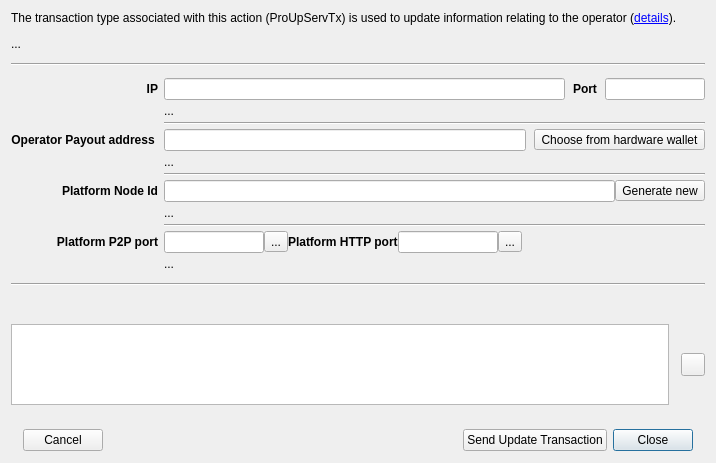
<?xml version="1.0" encoding="UTF-8"?>
<ui version="4.0">
 <class>UpdMnServiceDlg</class>
 <widget class="QDialog" name="UpdMnServiceDlg">
  <property name="geometry">
   <rect>
    <x>0</x>
    <y>0</y>
    <width>716</width>
    <height>463</height>
   </rect>
  </property>
  <property name="sizePolicy">
   <sizepolicy hsizetype="Preferred" vsizetype="Maximum">
    <horstretch>0</horstretch>
    <verstretch>0</verstretch>
   </sizepolicy>
  </property>
  <property name="windowTitle">
   <string>Update service</string>
  </property>
  <layout class="QVBoxLayout" name="verticalLayout">
   <property name="spacing">
    <number>12</number>
   </property>
   <property name="sizeConstraint">
    <enum>QLayout::SetMinimumSize</enum>
   </property>
   <property name="bottomMargin">
    <number>0</number>
   </property>
   <item>
    <widget class="QLabel" name="label">
     <property name="text">
      <string>The transaction type associated with this action (ProUpServTx) is used to update information relating to the operator (&lt;a href=&quot;https://docs.dash.org/en/stable/masternodes/maintenance.html#proupservtx&quot;&gt;details&lt;/a&gt;).</string>
     </property>
     <property name="wordWrap">
      <bool>true</bool>
     </property>
     <property name="openExternalLinks">
      <bool>true</bool>
     </property>
    </widget>
   </item>
   <item>
    <widget class="QLabel" name="lblGeneralErrorMsg">
     <property name="text">
      <string>...</string>
     </property>
    </widget>
   </item>
   <item>
    <widget class="Line" name="line_2">
     <property name="orientation">
      <enum>Qt::Horizontal</enum>
     </property>
    </widget>
   </item>
   <item>
    <widget class="QStackedWidget" name="stackedWidget">
     <property name="sizePolicy">
      <sizepolicy hsizetype="Preferred" vsizetype="Maximum">
       <horstretch>0</horstretch>
       <verstretch>0</verstretch>
      </sizepolicy>
     </property>
     <property name="currentIndex">
      <number>0</number>
     </property>
     <widget class="QWidget" name="page0">
      <property name="sizePolicy">
       <sizepolicy hsizetype="Preferred" vsizetype="Maximum">
        <horstretch>0</horstretch>
        <verstretch>0</verstretch>
       </sizepolicy>
      </property>
      <layout class="QGridLayout" name="gridLayout" rowstretch="0,0,0,0,0,0,0,0,0,0,0,0">
       <property name="sizeConstraint">
        <enum>QLayout::SetMinimumSize</enum>
       </property>
       <property name="leftMargin">
        <number>0</number>
       </property>
       <property name="topMargin">
        <number>0</number>
       </property>
       <property name="rightMargin">
        <number>0</number>
       </property>
       <property name="bottomMargin">
        <number>0</number>
       </property>
       <property name="verticalSpacing">
        <number>4</number>
       </property>
       <item row="7" column="1">
        <layout class="QHBoxLayout" name="horizontalLayout_2">
         <item>
          <widget class="QLineEdit" name="edtPlatformNodeKey">
           <property name="clearButtonEnabled">
            <bool>true</bool>
           </property>
          </widget>
         </item>
         <item>
          <widget class="QToolButton" name="btnGeneratePlatformNodeKey">
           <property name="toolTip">
            <string>Generate a new Platform Node ID with the associated ed25519 private key</string>
           </property>
           <property name="text">
            <string>Generate new</string>
           </property>
          </widget>
         </item>
        </layout>
       </item>
       <item row="4" column="0">
        <widget class="QLabel" name="lblOperatorPayout">
         <property name="text">
          <string>&lt;b&gt;Operator Payout address&lt;/b&gt; </string>
         </property>
         <property name="alignment">
          <set>Qt::AlignRight|Qt::AlignTrailing|Qt::AlignVCenter</set>
         </property>
        </widget>
       </item>
       <item row="9" column="1">
        <widget class="Line" name="linePlatformNodeKeyMsg">
         <property name="orientation">
          <enum>Qt::Horizontal</enum>
         </property>
        </widget>
       </item>
       <item row="1" column="1">
        <layout class="QHBoxLayout" name="layPayoutAddress">
         <property name="spacing">
          <number>8</number>
         </property>
         <item>
          <widget class="QLineEdit" name="edtIP">
           <property name="placeholderText">
            <string/>
           </property>
           <property name="clearButtonEnabled">
            <bool>true</bool>
           </property>
          </widget>
         </item>
         <item>
          <widget class="QLabel" name="label_2">
           <property name="font">
            <font>
             <weight>75</weight>
             <bold>true</bold>
            </font>
           </property>
           <property name="text">
            <string>Port</string>
           </property>
          </widget>
         </item>
         <item>
          <widget class="QLineEdit" name="edtPort">
           <property name="maximumSize">
            <size>
             <width>100</width>
             <height>16777215</height>
            </size>
           </property>
           <property name="clearButtonEnabled">
            <bool>true</bool>
           </property>
          </widget>
         </item>
        </layout>
       </item>
       <item row="4" column="1">
        <layout class="QHBoxLayout" name="layOperatorPayout">
         <property name="spacing">
          <number>8</number>
         </property>
         <item>
          <widget class="QLineEdit" name="edtOperatorPayoutAddress">
           <property name="placeholderText">
            <string/>
           </property>
           <property name="clearButtonEnabled">
            <bool>true</bool>
           </property>
          </widget>
         </item>
         <item>
          <widget class="QToolButton" name="btnChooseAddressFromWallet">
           <property name="toolTip">
            <string>Choose a Firo address for masternode rewards from your hardware wallet</string>
           </property>
           <property name="text">
            <string>Choose from hardware wallet</string>
           </property>
          </widget>
         </item>
        </layout>
       </item>
       <item row="7" column="0">
        <widget class="QLabel" name="lblPlatformNodeKey">
         <property name="font">
          <font>
           <weight>75</weight>
           <bold>true</bold>
          </font>
         </property>
         <property name="text">
          <string>Platform Node Id</string>
         </property>
         <property name="alignment">
          <set>Qt::AlignRight|Qt::AlignTrailing|Qt::AlignVCenter</set>
         </property>
        </widget>
       </item>
       <item row="5" column="1">
        <widget class="QLabel" name="lblOperatorPayoutMsg">
         <property name="sizePolicy">
          <sizepolicy hsizetype="Ignored" vsizetype="Preferred">
           <horstretch>0</horstretch>
           <verstretch>0</verstretch>
          </sizepolicy>
         </property>
         <property name="text">
          <string>...</string>
         </property>
         <property name="wordWrap">
          <bool>true</bool>
         </property>
         <property name="margin">
          <number>0</number>
         </property>
         <property name="openExternalLinks">
          <bool>true</bool>
         </property>
         <property name="textInteractionFlags">
          <set>Qt::LinksAccessibleByMouse|Qt::TextSelectableByMouse</set>
         </property>
        </widget>
       </item>
       <item row="11" column="1">
        <widget class="QLabel" name="lblPlatformPortsMsg">
         <property name="text">
          <string>...</string>
         </property>
         <property name="wordWrap">
          <bool>true</bool>
         </property>
        </widget>
       </item>
       <item row="10" column="0">
        <widget class="QLabel" name="lblPlatformP2PPort">
         <property name="font">
          <font>
           <weight>75</weight>
           <bold>true</bold>
          </font>
         </property>
         <property name="text">
          <string>Platform P2P port</string>
         </property>
         <property name="alignment">
          <set>Qt::AlignRight|Qt::AlignTrailing|Qt::AlignVCenter</set>
         </property>
        </widget>
       </item>
       <item row="3" column="1">
        <widget class="Line" name="lineIPMsg">
         <property name="orientation">
          <enum>Qt::Horizontal</enum>
         </property>
        </widget>
       </item>
       <item row="8" column="1">
        <widget class="QLabel" name="lblPlatformNodeKeyMsg">
         <property name="text">
          <string>...</string>
         </property>
         <property name="wordWrap">
          <bool>true</bool>
         </property>
        </widget>
       </item>
       <item row="2" column="1">
        <widget class="QLabel" name="lblIPMsg">
         <property name="text">
          <string>...</string>
         </property>
         <property name="wordWrap">
          <bool>true</bool>
         </property>
        </widget>
       </item>
       <item row="6" column="1">
        <widget class="Line" name="lineOperatorPayoutMsg">
         <property name="orientation">
          <enum>Qt::Horizontal</enum>
         </property>
        </widget>
       </item>
       <item row="1" column="0">
        <widget class="QLabel" name="lblIP">
         <property name="font">
          <font>
           <weight>75</weight>
           <bold>true</bold>
          </font>
         </property>
         <property name="text">
          <string>IP</string>
         </property>
         <property name="alignment">
          <set>Qt::AlignRight|Qt::AlignTrailing|Qt::AlignVCenter</set>
         </property>
        </widget>
       </item>
       <item row="10" column="1">
        <layout class="QHBoxLayout" name="horizontalLayout_3">
         <item>
          <widget class="QLineEdit" name="edtPlatformP2PPort">
           <property name="maximumSize">
            <size>
             <width>100</width>
             <height>16777215</height>
            </size>
           </property>
           <property name="clearButtonEnabled">
            <bool>true</bool>
           </property>
          </widget>
         </item>
         <item>
          <widget class="QToolButton" name="btnPlatformP2PPortSetDefault">
           <property name="toolTip">
            <string>Set default value for Platform P2P port</string>
           </property>
           <property name="text">
            <string>...</string>
           </property>
          </widget>
         </item>
         <item>
          <widget class="QLabel" name="lblPlatformHTTPPort">
           <property name="font">
            <font>
             <weight>75</weight>
             <bold>true</bold>
            </font>
           </property>
           <property name="text">
            <string>Platform HTTP port</string>
           </property>
          </widget>
         </item>
         <item>
          <widget class="QLineEdit" name="edtPlatformHTTPPort">
           <property name="maximumSize">
            <size>
             <width>100</width>
             <height>16777215</height>
            </size>
           </property>
           <property name="clearButtonEnabled">
            <bool>true</bool>
           </property>
          </widget>
         </item>
         <item>
          <widget class="QToolButton" name="btnPlatformHTTPPortSetDefault">
           <property name="toolTip">
            <string>Set default value for Platform HTTP port</string>
           </property>
           <property name="text">
            <string>...</string>
           </property>
          </widget>
         </item>
         <item>
          <spacer name="horizontalSpacer">
           <property name="orientation">
            <enum>Qt::Horizontal</enum>
           </property>
           <property name="sizeHint" stdset="0">
            <size>
             <width>40</width>
             <height>20</height>
            </size>
           </property>
          </spacer>
         </item>
        </layout>
       </item>
      </layout>
     </widget>
    </widget>
   </item>
   <item>
    <widget class="Line" name="line">
     <property name="orientation">
      <enum>Qt::Horizontal</enum>
     </property>
    </widget>
   </item>
   <item>
    <widget class="QLabel" name="lblManualCommands">
     <property name="text">
      <string/>
     </property>
    </widget>
   </item>
   <item>
    <layout class="QHBoxLayout" name="horizontalLayout_4">
     <item>
      <widget class="QTextBrowser" name="edtManualCommands">
       <property name="openExternalLinks">
        <bool>true</bool>
       </property>
       <property name="openLinks">
        <bool>true</bool>
       </property>
      </widget>
     </item>
     <item>
      <widget class="QToolButton" name="btnCopyCommandText">
       <property name="toolTip">
        <string>Copy the command text for manual execution</string>
       </property>
       <property name="text">
        <string/>
       </property>
      </widget>
     </item>
    </layout>
   </item>
   <item>
    <widget class="QFrame" name="frame">
     <property name="frameShape">
      <enum>QFrame::NoFrame</enum>
     </property>
     <property name="frameShadow">
      <enum>QFrame::Raised</enum>
     </property>
     <layout class="QHBoxLayout" name="horizontalLayout">
      <property name="leftMargin">
       <number>12</number>
      </property>
      <property name="topMargin">
       <number>12</number>
      </property>
      <property name="rightMargin">
       <number>12</number>
      </property>
      <property name="bottomMargin">
       <number>12</number>
      </property>
      <item>
       <widget class="QPushButton" name="btnCancel">
        <property name="text">
         <string>Cancel</string>
        </property>
        <property name="autoDefault">
         <bool>false</bool>
        </property>
       </widget>
      </item>
      <item>
       <widget class="QLabel" name="lblDocumentation">
        <property name="text">
         <string/>
        </property>
        <property name="openExternalLinks">
         <bool>true</bool>
        </property>
       </widget>
      </item>
      <item>
       <spacer name="horizontalSpacer_2">
        <property name="orientation">
         <enum>Qt::Horizontal</enum>
        </property>
        <property name="sizeHint" stdset="0">
         <size>
          <width>40</width>
          <height>20</height>
         </size>
        </property>
       </spacer>
      </item>
      <item>
       <widget class="QPushButton" name="btnSendUpdateTx">
        <property name="text">
         <string>Send Update Transaction</string>
        </property>
        <property name="autoDefault">
         <bool>false</bool>
        </property>
       </widget>
      </item>
      <item>
       <widget class="QPushButton" name="btnClose">
        <property name="text">
         <string>Close</string>
        </property>
       </widget>
      </item>
     </layout>
    </widget>
   </item>
  </layout>
 </widget>
 <tabstops>
  <tabstop>edtIP</tabstop>
  <tabstop>edtPort</tabstop>
  <tabstop>edtOperatorPayoutAddress</tabstop>
  <tabstop>btnSendUpdateTx</tabstop>
  <tabstop>btnClose</tabstop>
  <tabstop>btnCancel</tabstop>
 </tabstops>
 <resources/>
 <connections/>
</ui>
